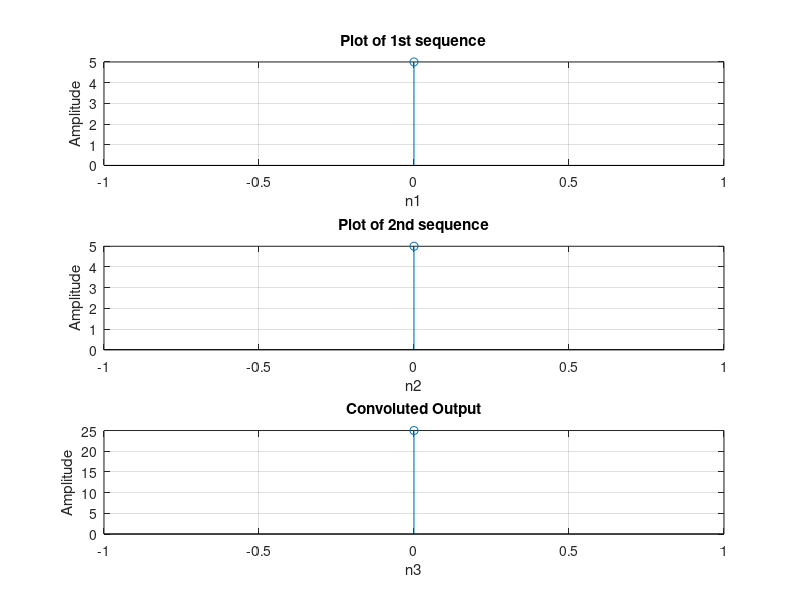

Write MATLAB code to recreate this figure.
clc;
clear all;
close all;
x1 = input("Enter the first sequence x1(n)=");
x2 = input("Enter the second sequence x2(n)=");
L = length(x1);
M = length(x2);
N = L+M-1;
yn = conv(x1,x2);
disp("The values of yn are =");
disp(yn);

n1 = 0:L-1;
subplot(3,1,1);
stem(n1,x1);
xlabel("n1");
grid on;
ylabel("Amplitude");
title("Plot of 1st sequence");

n2 = 0:M-1;
subplot(3,1,2);
stem(n2,x2);
grid on;
xlabel("n2");
ylabel("Amplitude");
title("Plot of 2nd sequence");

n3 = 0:N-1;
subplot(3,1,3);
stem(n3,yn);
grid on;
xlabel("n3");
ylabel("Amplitude");
title("Convoluted Output");